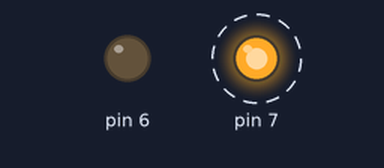
The sketch below on a simulated Arduino Uno, built with avr-gcc and run on an emulated ATmega328P. Shown: output pins drawn as LEDs (lit = HIGH). Dashed ring = blinking.

Above: at 0.02 s.
Timing chart, 0 to 3.0 s (numbered marks = the images above):
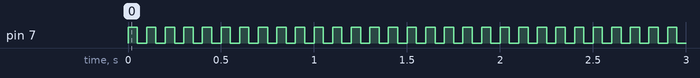

The sketch:

External_LED.ino
```cpp
void setup() {
  // put your setup code here, to run once:

}

void loop() {
  // put your main code here, to run repeatedly:
pinMode(7, OUTPUT);
pinMode(6, OUTPUT);
digitalWrite(7, HIGH);
digitalWrite(6, LOW);
delay(50);
digitalWrite(7, LOW);
digitalWrite(6, LOW);
delay(50);
}
```

Measured:
- by itself, pin 7: alternates HIGH for 0.05 s and LOW for 0.05 s
